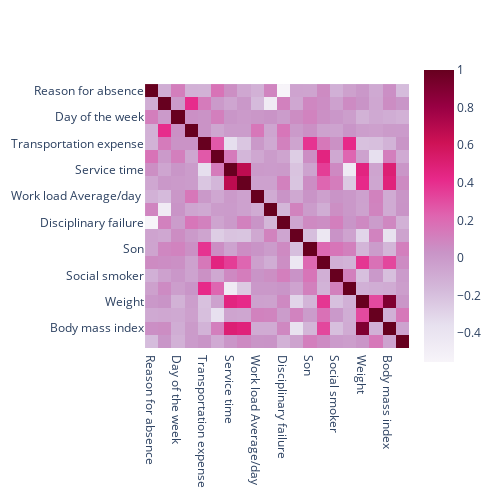

The notebook cell saved with this chart:
### Code cell
fig = px.imshow(df.corr(), color_continuous_scale='PuRd',width=500,height=500)
fig.show()

### Figure 1 — Plotly figure (JSON) as saved in the notebook; plotly's stock layout.template omitted (floating-point values rounded to 4 significant figures; data arrays with more than 128 entries replaced by an {"elided": "..."} marker saying what was removed)
{"data": [{"coloraxis": "coloraxis", "hovertemplate": "x: %{x}<br>y: %{y}<br>color: %{z}<extra></extra>", "name": "0", "type": "heatmap", "x": ["Reason for absence", "Month of absence", "Day of the week", "Seasons", "Transportation expense", "Distance from Residence to Work", "Service time", "Age", "Work load Average/day ", "Hit target", "Disciplinary failure", "Education", "Son", "Social drinker", "Social smoker", "Pet", "Weight", "Height", "Body mass index", "Absenteeism time in hours"], "xaxis": "x", "y": ["Reason for absence", "Month of absence", "Day of the week", "Seasons", "Transportation expense", "Distance from Residence to Work", "Service time", "Age", "Work load Average/day ", "Hit target", "Disciplinary failure", "Education", "Son", "Social drinker", "Social smoker", "Pet", "Weight", "Height", "Body mass index", "Absenteeism time in hours"], "yaxis": "y", "z": {"elided": "20x20 float values"}}], "layout": {"coloraxis": {"colorscale": [[0, "rgb(247,244,249)"], [0.125, "rgb(231,225,239)"], [0.25, "rgb(212,185,218)"], [0.375, "rgb(201,148,199)"], [0.5, "rgb(223,101,176)"], [0.625, "rgb(231,41,138)"], [0.75, "rgb(206,18,86)"], [0.875, "rgb(152,0,67)"], [1, "rgb(103,0,31)"]]}, "height": 500, "margin": {"t": 60}, "width": 500, "xaxis": {"anchor": "y", "constrain": "domain", "domain": [0, 1], "scaleanchor": "y"}, "yaxis": {"anchor": "x", "autorange": "reversed", "constrain": "domain", "domain": [0, 1]}}}
